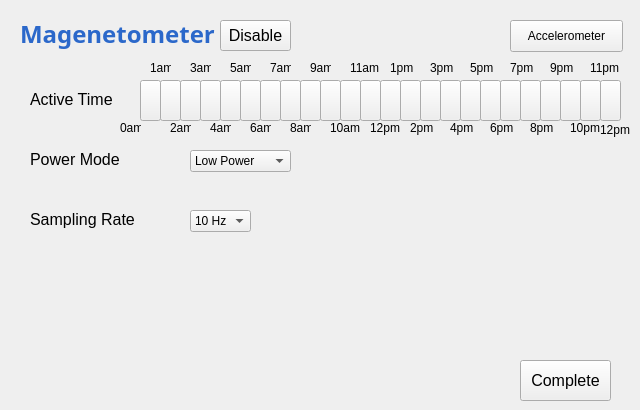
       <widget class="QWidget" name="magConfigPage">
        <widget class="QLabel" name="mag_title">
         <property name="geometry">
          <rect>
           <x>20</x>
           <y>20</y>
           <width>211</width>
           <height>31</height>
          </rect>
         </property>
         <property name="font">
          <font>
           <family>Shree Devanagari 714</family>
           <pointsize>40</pointsize>
          </font>
         </property>
         <property name="styleSheet">
          <string notr="true">color: rgb(0,0,0);</string>
         </property>
         <property name="text">
          <string>&lt;html&gt;&lt;head/&gt;&lt;body&gt;&lt;p&gt;&lt;span style=&quot; font-size:28pt; font-weight:600; color:#2b68ca; vertical-align:super;&quot;&gt;Magenetometer&lt;/span&gt;&lt;/p&gt;&lt;/body&gt;&lt;/html&gt;</string>
         </property>
        </widget>
        <widget class="QLabel" name="label_9">
         <property name="geometry">
          <rect>
           <x>30</x>
           <y>90</y>
           <width>91</width>
           <height>20</height>
          </rect>
         </property>
         <property name="text">
          <string>&lt;html&gt;&lt;head/&gt;&lt;body&gt;&lt;p&gt;&lt;span style=&quot; font-size:12pt; color:#000000;&quot;&gt;Active Time&lt;/span&gt;&lt;/p&gt;&lt;/body&gt;&lt;/html&gt;</string>
         </property>
        </widget>
        <widget class="QLabel" name="label_11">
         <property name="geometry">
          <rect>
           <x>30</x>
           <y>150</y>
           <width>101</width>
           <height>20</height>
          </rect>
         </property>
         <property name="text">
          <string>&lt;html&gt;&lt;head/&gt;&lt;body&gt;&lt;p&gt;&lt;span style=&quot; font-size:12pt; color:#000000;&quot;&gt;Power Mode&lt;/span&gt;&lt;/p&gt;&lt;/body&gt;&lt;/html&gt;</string>
         </property>
        </widget>
        <widget class="QComboBox" name="mag_pwrBox">
         <property name="geometry">
          <rect>
           <x>190</x>
           <y>150</y>
           <width>101</width>
           <height>22</height>
          </rect>
         </property>
         <item>
          <property name="text">
           <string>Low Power</string>
          </property>
         </item>
         <item>
          <property name="text">
           <string>Normal</string>
          </property>
         </item>
        </widget>
        <widget class="QLabel" name="label_12">
         <property name="geometry">
          <rect>
           <x>30</x>
           <y>210</y>
           <width>111</width>
           <height>20</height>
          </rect>
         </property>
         <property name="text">
          <string>&lt;html&gt;&lt;head/&gt;&lt;body&gt;&lt;p&gt;&lt;span style=&quot; font-size:12pt; color:#000000;&quot;&gt;Sampling Rate&lt;/span&gt;&lt;/p&gt;&lt;/body&gt;&lt;/html&gt;</string>
         </property>
        </widget>
        <widget class="QComboBox" name="mag_freqBox">
         <property name="geometry">
          <rect>
           <x>190</x>
           <y>210</y>
           <width>61</width>
           <height>22</height>
          </rect>
         </property>
         <item>
          <property name="text">
           <string>10 Hz</string>
          </property>
         </item>
         <item>
          <property name="text">
           <string>25 Hz</string>
          </property>
         </item>
         <item>
          <property name="text">
           <string>50 Hz</string>
          </property>
         </item>
         <item>
          <property name="text">
           <string>100 Hz</string>
          </property>
         </item>
        </widget>
        <widget class="QPushButton" name="Xcel_swPAGE">
         <property name="geometry">
          <rect>
           <x>510</x>
           <y>20</y>
           <width>113</width>
           <height>32</height>
          </rect>
         </property>
         <property name="text">
          <string>Accelerometer</string>
         </property>
        </widget>
        <widget class="QPushButton" name="mag_finishButton">
         <property name="geometry">
          <rect>
           <x>520</x>
           <y>360</y>
           <width>91</width>
           <height>41</height>
          </rect>
         </property>
         <property name="font">
          <font>
           <pointsize>12</pointsize>
          </font>
         </property>
         <property name="text">
          <string>Complete</string>
         </property>
        </widget>
        <widget class="QPushButton" name="mag_SW">
         <property name="geometry">
          <rect>
           <x>220</x>
           <y>20</y>
           <width>71</width>
           <height>31</height>
          </rect>
         </property>
         <property name="maximumSize">
          <size>
           <width>141</width>
           <height>16777215</height>
          </size>
         </property>
         <property name="font">
          <font>
           <pointsize>12</pointsize>
          </font>
         </property>
         <property name="text">
          <string>Disable</string>
         </property>
         <property name="checkable">
          <bool>false</bool>
         </property>
        </widget>
        <widget class="QPushButton" name="b_97">
         <property name="geometry">
          <rect>
           <x>480</x>
           <y>80</y>
           <width>21</width>
           <height>41</height>
          </rect>
         </property>
         <property name="text">
          <string/>
         </property>
         <property name="button_shift" stdset="0">
          <number>17</number>
         </property>
        </widget>
        <widget class="QPushButton" name="b_98">
         <property name="geometry">
          <rect>
           <x>440</x>
           <y>80</y>
           <width>21</width>
           <height>41</height>
          </rect>
         </property>
         <property name="text">
          <string/>
         </property>
         <property name="button_shift" stdset="0">
          <number>15</number>
         </property>
        </widget>
        <widget class="QPushButton" name="b_99">
         <property name="geometry">
          <rect>
           <x>200</x>
           <y>80</y>
           <width>21</width>
           <height>41</height>
          </rect>
         </property>
         <property name="text">
          <string/>
         </property>
         <property name="button_shift" stdset="0">
          <number>3</number>
         </property>
        </widget>
        <widget class="QPushButton" name="b_100">
         <property name="geometry">
          <rect>
           <x>520</x>
           <y>80</y>
           <width>21</width>
           <height>41</height>
          </rect>
         </property>
         <property name="text">
          <string/>
         </property>
         <property name="button_shift" stdset="0">
          <number>19</number>
         </property>
        </widget>
        <widget class="QPushButton" name="b_101">
         <property name="geometry">
          <rect>
           <x>220</x>
           <y>80</y>
           <width>21</width>
           <height>41</height>
          </rect>
         </property>
         <property name="text">
          <string/>
         </property>
         <property name="button_shift" stdset="0">
          <number>4</number>
         </property>
        </widget>
        <widget class="QPushButton" name="b_102">
         <property name="geometry">
          <rect>
           <x>540</x>
           <y>80</y>
           <width>21</width>
           <height>41</height>
          </rect>
         </property>
         <property name="text">
          <string/>
         </property>
         <property name="button_shift" stdset="0">
          <number>20</number>
         </property>
        </widget>
        <widget class="QPushButton" name="b_103">
         <property name="geometry">
          <rect>
           <x>600</x>
           <y>80</y>
           <width>21</width>
           <height>41</height>
          </rect>
         </property>
         <property name="text">
          <string/>
         </property>
         <property name="button_shift" stdset="0">
          <number>23</number>
         </property>
        </widget>
        <widget class="QPushButton" name="b_104">
         <property name="geometry">
          <rect>
           <x>160</x>
           <y>80</y>
           <width>21</width>
           <height>41</height>
          </rect>
         </property>
         <property name="text">
          <string/>
         </property>
         <property name="button_shift" stdset="0">
          <number>1</number>
         </property>
        </widget>
        <widget class="QPushButton" name="b_105">
         <property name="geometry">
          <rect>
           <x>280</x>
           <y>80</y>
           <width>21</width>
           <height>41</height>
          </rect>
         </property>
         <property name="text">
          <string/>
         </property>
         <property name="button_shift" stdset="0">
          <number>7</number>
         </property>
        </widget>
        <widget class="QPushButton" name="b_106">
         <property name="geometry">
          <rect>
           <x>500</x>
           <y>80</y>
           <width>21</width>
           <height>41</height>
          </rect>
         </property>
         <property name="text">
          <string/>
         </property>
         <property name="button_shift" stdset="0">
          <number>18</number>
         </property>
        </widget>
        <widget class="QPushButton" name="b_107">
         <property name="geometry">
          <rect>
           <x>300</x>
           <y>80</y>
           <width>21</width>
           <height>41</height>
          </rect>
         </property>
         <property name="text">
          <string/>
         </property>
         <property name="button_shift" stdset="0">
          <number>8</number>
         </property>
        </widget>
        <widget class="QPushButton" name="b_108">
         <property name="geometry">
          <rect>
           <x>560</x>
           <y>80</y>
           <width>21</width>
           <height>41</height>
          </rect>
         </property>
         <property name="text">
          <string/>
         </property>
         <property name="button_shift" stdset="0">
          <number>21</number>
         </property>
        </widget>
        <widget class="QPushButton" name="b_109">
         <property name="geometry">
          <rect>
           <x>240</x>
           <y>80</y>
           <width>21</width>
           <height>41</height>
          </rect>
         </property>
         <property name="text">
          <string/>
         </property>
         <property name="button_shift" stdset="0">
          <number>5</number>
         </property>
        </widget>
        <widget class="QPushButton" name="b_110">
         <property name="geometry">
          <rect>
           <x>340</x>
           <y>80</y>
           <width>21</width>
           <height>41</height>
          </rect>
         </property>
         <property name="text">
          <string/>
         </property>
         <property name="button_shift" stdset="0">
          <number>10</number>
         </property>
        </widget>
        <widget class="QPushButton" name="b_111">
         <property name="geometry">
          <rect>
           <x>580</x>
           <y>80</y>
           <width>21</width>
           <height>41</height>
          </rect>
         </property>
         <property name="text">
          <string/>
         </property>
         <property name="button_shift" stdset="0">
          <number>22</number>
         </property>
        </widget>
        <widget class="QPushButton" name="b_112">
         <property name="geometry">
          <rect>
           <x>380</x>
           <y>80</y>
           <width>21</width>
           <height>41</height>
          </rect>
         </property>
         <property name="text">
          <string/>
         </property>
         <property name="button_shift" stdset="0">
          <number>12</number>
         </property>
        </widget>
        <widget class="QPushButton" name="b_113">
         <property name="geometry">
          <rect>
           <x>140</x>
           <y>80</y>
           <width>21</width>
           <height>41</height>
          </rect>
         </property>
         <property name="text">
          <string/>
         </property>
         <property name="button_shift" stdset="0">
          <number>0</number>
         </property>
        </widget>
        <widget class="QPushButton" name="b_114">
         <property name="geometry">
          <rect>
           <x>320</x>
           <y>80</y>
           <width>21</width>
           <height>41</height>
          </rect>
         </property>
         <property name="text">
          <string/>
         </property>
         <property name="button_shift" stdset="0">
          <number>9</number>
         </property>
        </widget>
        <widget class="QPushButton" name="b_115">
         <property name="geometry">
          <rect>
           <x>460</x>
           <y>80</y>
           <width>21</width>
           <height>41</height>
          </rect>
         </property>
         <property name="text">
          <string/>
         </property>
         <property name="button_shift" stdset="0">
          <number>16</number>
         </property>
        </widget>
        <widget class="QPushButton" name="b_116">
         <property name="geometry">
          <rect>
           <x>400</x>
           <y>80</y>
           <width>21</width>
           <height>41</height>
          </rect>
         </property>
         <property name="text">
          <string/>
         </property>
         <property name="button_shift" stdset="0">
          <number>13</number>
         </property>
        </widget>
        <widget class="QPushButton" name="b_117">
         <property name="geometry">
          <rect>
           <x>180</x>
           <y>80</y>
           <width>21</width>
           <height>41</height>
          </rect>
         </property>
         <property name="text">
          <string/>
         </property>
         <property name="button_shift" stdset="0">
          <number>2</number>
         </property>
        </widget>
        <widget class="QPushButton" name="b_118">
         <property name="geometry">
          <rect>
           <x>360</x>
           <y>80</y>
           <width>21</width>
           <height>41</height>
          </rect>
         </property>
         <property name="text">
          <string/>
         </property>
         <property name="button_shift" stdset="0">
          <number>11</number>
         </property>
        </widget>
        <widget class="QPushButton" name="b_119">
         <property name="geometry">
          <rect>
           <x>260</x>
           <y>80</y>
           <width>21</width>
           <height>41</height>
          </rect>
         </property>
         <property name="text">
          <string/>
         </property>
         <property name="button_shift" stdset="0">
          <number>6</number>
         </property>
        </widget>
        <widget class="QPushButton" name="b_120">
         <property name="geometry">
          <rect>
           <x>420</x>
           <y>80</y>
           <width>21</width>
           <height>41</height>
          </rect>
         </property>
         <property name="text">
          <string/>
         </property>
         <property name="button_shift" stdset="0">
          <number>14</number>
         </property>
        </widget>
        <widget class="QLabel" name="label_64">
         <property name="geometry">
          <rect>
           <x>590</x>
           <y>60</y>
           <width>31</width>
           <height>16</height>
          </rect>
         </property>
         <property name="text">
          <string>11pm</string>
         </property>
        </widget>
        <widget class="QLabel" name="label_65">
         <property name="geometry">
          <rect>
           <x>170</x>
           <y>120</y>
           <width>21</width>
           <height>16</height>
          </rect>
         </property>
         <property name="text">
          <string>2am</string>
         </property>
        </widget>
        <widget class="QLabel" name="label_66">
         <property name="geometry">
          <rect>
           <x>120</x>
           <y>120</y>
           <width>21</width>
           <height>16</height>
          </rect>
         </property>
         <property name="text">
          <string>0am</string>
         </property>
        </widget>
        <widget class="QLabel" name="label_67">
         <property name="geometry">
          <rect>
           <x>370</x>
           <y>120</y>
           <width>31</width>
           <height>16</height>
          </rect>
         </property>
         <property name="text">
          <string>12pm</string>
         </property>
        </widget>
        <widget class="QLabel" name="label_68">
         <property name="geometry">
          <rect>
           <x>530</x>
           <y>120</y>
           <width>31</width>
           <height>16</height>
          </rect>
         </property>
         <property name="text">
          <string>8pm</string>
         </property>
        </widget>
        <widget class="QLabel" name="label_69">
         <property name="geometry">
          <rect>
           <x>600</x>
           <y>120</y>
           <width>31</width>
           <height>20</height>
          </rect>
         </property>
         <property name="text">
          <string>12pm</string>
         </property>
        </widget>
        <widget class="QLabel" name="label_70">
         <property name="geometry">
          <rect>
           <x>330</x>
           <y>120</y>
           <width>31</width>
           <height>16</height>
          </rect>
         </property>
         <property name="text">
          <string>10am</string>
         </property>
        </widget>
        <widget class="QLabel" name="label_71">
         <property name="geometry">
          <rect>
           <x>310</x>
           <y>60</y>
           <width>21</width>
           <height>16</height>
          </rect>
         </property>
         <property name="text">
          <string>9am</string>
         </property>
        </widget>
        <widget class="QLabel" name="label_72">
         <property name="geometry">
          <rect>
           <x>490</x>
           <y>120</y>
           <width>31</width>
           <height>16</height>
          </rect>
         </property>
         <property name="text">
          <string>6pm</string>
         </property>
        </widget>
        <widget class="QLabel" name="label_73">
         <property name="geometry">
          <rect>
           <x>350</x>
           <y>60</y>
           <width>31</width>
           <height>16</height>
          </rect>
         </property>
         <property name="text">
          <string>11am</string>
         </property>
        </widget>
        <widget class="QLabel" name="label_74">
         <property name="geometry">
          <rect>
           <x>210</x>
           <y>120</y>
           <width>21</width>
           <height>16</height>
          </rect>
         </property>
         <property name="text">
          <string>4am</string>
         </property>
        </widget>
        <widget class="QLabel" name="label_75">
         <property name="geometry">
          <rect>
           <x>290</x>
           <y>120</y>
           <width>21</width>
           <height>16</height>
          </rect>
         </property>
         <property name="text">
          <string>8am</string>
         </property>
        </widget>
        <widget class="QLabel" name="label_76">
         <property name="geometry">
          <rect>
           <x>250</x>
           <y>120</y>
           <width>21</width>
           <height>16</height>
          </rect>
         </property>
         <property name="text">
          <string>6am</string>
         </property>
        </widget>
        <widget class="QLabel" name="label_77">
         <property name="geometry">
          <rect>
           <x>470</x>
           <y>60</y>
           <width>31</width>
           <height>16</height>
          </rect>
         </property>
         <property name="text">
          <string>5pm</string>
         </property>
        </widget>
        <widget class="QLabel" name="label_78">
         <property name="geometry">
          <rect>
           <x>230</x>
           <y>60</y>
           <width>21</width>
           <height>16</height>
          </rect>
         </property>
         <property name="text">
          <string>5am</string>
         </property>
        </widget>
        <widget class="QLabel" name="label_79">
         <property name="geometry">
          <rect>
           <x>430</x>
           <y>60</y>
           <width>31</width>
           <height>16</height>
          </rect>
         </property>
         <property name="text">
          <string>3pm</string>
         </property>
        </widget>
        <widget class="QLabel" name="label_80">
         <property name="geometry">
          <rect>
           <x>570</x>
           <y>120</y>
           <width>31</width>
           <height>16</height>
          </rect>
         </property>
         <property name="text">
          <string>10pm</string>
         </property>
        </widget>
        <widget class="QLabel" name="label_81">
         <property name="geometry">
          <rect>
           <x>190</x>
           <y>60</y>
           <width>21</width>
           <height>16</height>
          </rect>
         </property>
         <property name="text">
          <string>3am</string>
         </property>
        </widget>
        <widget class="QLabel" name="label_82">
         <property name="geometry">
          <rect>
           <x>150</x>
           <y>60</y>
           <width>21</width>
           <height>16</height>
          </rect>
         </property>
         <property name="text">
          <string>1am</string>
         </property>
        </widget>
        <widget class="QLabel" name="label_83">
         <property name="geometry">
          <rect>
           <x>390</x>
           <y>60</y>
           <width>31</width>
           <height>16</height>
          </rect>
         </property>
         <property name="text">
          <string>1pm</string>
         </property>
        </widget>
        <widget class="QLabel" name="label_84">
         <property name="geometry">
          <rect>
           <x>270</x>
           <y>60</y>
           <width>21</width>
           <height>16</height>
          </rect>
         </property>
         <property name="text">
          <string>7am</string>
         </property>
        </widget>
        <widget class="QLabel" name="label_85">
         <property name="geometry">
          <rect>
           <x>550</x>
           <y>60</y>
           <width>31</width>
           <height>16</height>
          </rect>
         </property>
         <property name="text">
          <string>9pm</string>
         </property>
        </widget>
        <widget class="QLabel" name="label_86">
         <property name="geometry">
          <rect>
           <x>410</x>
           <y>120</y>
           <width>31</width>
           <height>16</height>
          </rect>
         </property>
         <property name="text">
          <string>2pm</string>
         </property>
        </widget>
        <widget class="QLabel" name="label_87">
         <property name="geometry">
          <rect>
           <x>450</x>
           <y>120</y>
           <width>31</width>
           <height>16</height>
          </rect>
         </property>
         <property name="text">
          <string>4pm</string>
         </property>
        </widget>
        <widget class="QLabel" name="label_88">
         <property name="geometry">
          <rect>
           <x>510</x>
           <y>60</y>
           <width>31</width>
           <height>16</height>
          </rect>
         </property>
         <property name="text">
          <string>7pm</string>
         </property>
        </widget>
       </widget>
